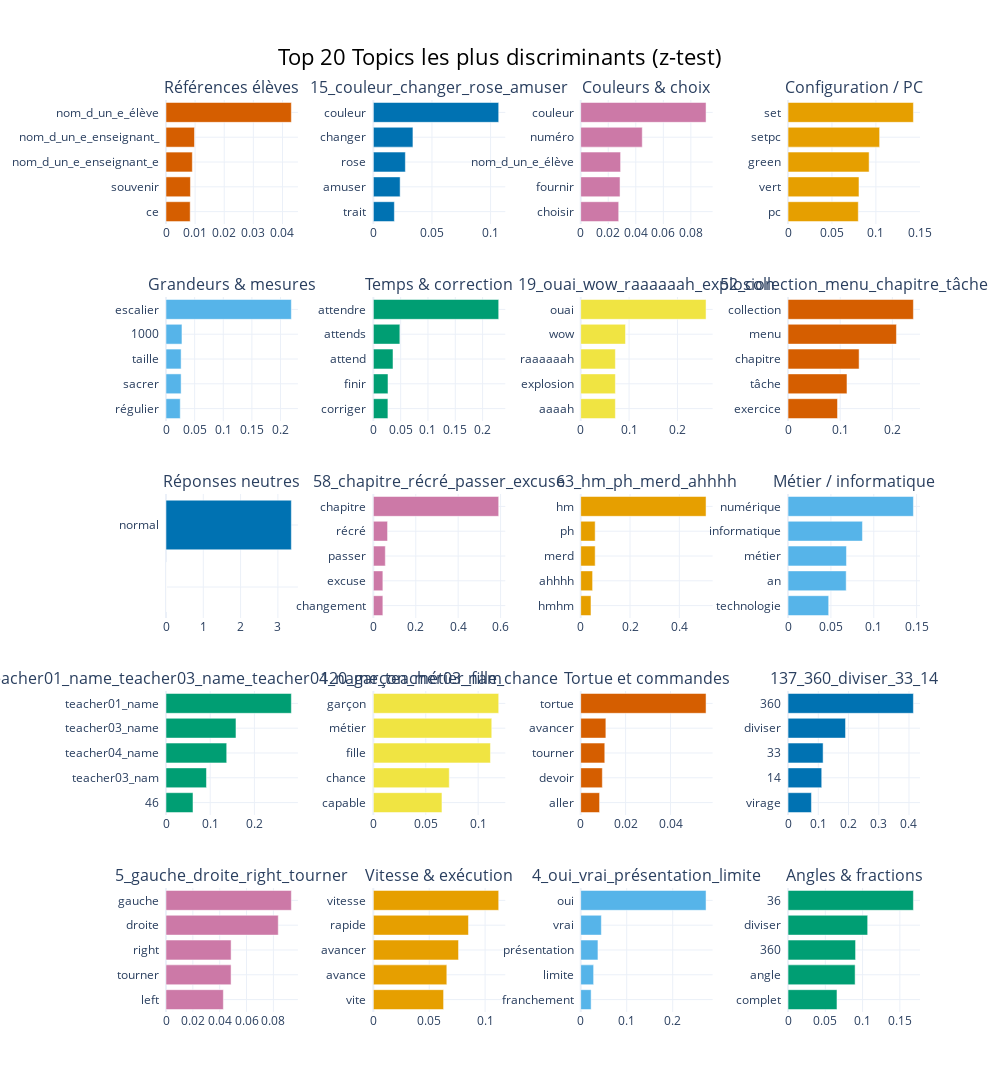

Notebook code cell kept with this figure:
### Code cell
top_z_topics = sig_df_fdr.copy()
top_z_topics['abs_z'] = top_z_topics['z_stat'].abs()
top_z_topics = top_z_topics.sort_values(by='abs_z', ascending=False).head(20)

top_topic_ids = top_z_topics['topic'].tolist()

# Mapping manuel
topic_names = {
    0: "Références élèves",
    1: "Commandes Tortue",
    2: "Réponses neutres",
    4: "Accord / Présentation",
    5: "Directions spatiales",
    14: "Correction / Attente",
    15: "Couleurs & créativité",
    19: "Interjections",
    26: "Vitesse / Mouvement",
    50: "Grandeurs & taille",
    52: "Exercices & menus",
    55: "Métier informatique",
    58: "Excuses / retards",
    63: "Expressions orales",
    72: "Références enseignants",
    73: "Configuration technique",
    80: "Choix & couleurs",
    116: "Géométrie / angle",
    120: "Profils élèves",
    137: "Rotation / 360°"
}

# Génération sécurisée des labels
custom_labels = [
    f"{topic_names.get(t, f'Topic {t}')} (z={z:.2f})"
    for t, z in zip(top_topic_ids, top_z_topics['z_stat'])
]

topic_model.visualize_barchart(
    topics=top_topic_ids,
    custom_labels=custom_labels,
    title="Top 20 Topics les plus discriminants (z-test)"
)

### Figure 1 — Plotly figure (JSON) as saved in the notebook; plotly's stock layout.template omitted (floating-point values rounded to 4 significant figures)
{"data": [{"marker": {"color": "#D55E00"}, "orientation": "h", "type": "bar", "x": [0.008308, 0.008389, 0.009042, 0.009784, 0.04305], "xaxis": "x", "y": ["ce  ", "souvenir  ", "nom_d_un_e_enseignant_e  ", "nom_d_un_e_enseignant_  ", "nom_d_un_e_élève  "], "yaxis": "y"}, {"marker": {"color": "#0072B2"}, "orientation": "h", "type": "bar", "x": [0.01793, 0.02285, 0.02731, 0.03377, 0.1069], "xaxis": "x2", "y": ["trait  ", "amuser  ", "rose  ", "changer  ", "couleur  "], "yaxis": "y2"}, {"marker": {"color": "#CC79A7"}, "orientation": "h", "type": "bar", "x": [0.02759, 0.02856, 0.02896, 0.04469, 0.09102], "xaxis": "x3", "y": ["choisir  ", "fournir  ", "nom_d_un_e_élève  ", "numéro  ", "couleur  "], "yaxis": "y3"}, {"marker": {"color": "#E69F00"}, "orientation": "h", "type": "bar", "x": [0.07997, 0.08076, 0.0923, 0.1043, 0.1427], "xaxis": "x4", "y": ["pc  ", "vert  ", "green  ", "setpc  ", "set  "], "yaxis": "y4"}, {"marker": {"color": "#56B4E9"}, "orientation": "h", "type": "bar", "x": [0.0249, 0.02639, 0.02639, 0.02787, 0.2189], "xaxis": "x5", "y": ["régulier  ", "sacrer  ", "taille  ", "1000  ", "escalier  "], "yaxis": "y5"}, {"marker": {"color": "#009E73"}, "orientation": "h", "type": "bar", "x": [0.02664, 0.0268, 0.03596, 0.04853, 0.2295], "xaxis": "x6", "y": ["corriger  ", "finir  ", "attend  ", "attends  ", "attendre  "], "yaxis": "y6"}, {"marker": {"color": "#F0E442"}, "orientation": "h", "type": "bar", "x": [0.07164, 0.07164, 0.07164, 0.09257, 0.2591], "xaxis": "x7", "y": ["aaaah  ", "explosion  ", "raaaaaah  ", "wow  ", "ouai  "], "yaxis": "y7"}, {"marker": {"color": "#D55E00"}, "orientation": "h", "type": "bar", "x": [0.09483, 0.113, 0.1362, 0.2078, 0.2404], "xaxis": "x8", "y": ["exercice  ", "tâche  ", "chapitre  ", "menu  ", "collection  "], "yaxis": "y8"}, {"marker": {"color": "#0072B2"}, "orientation": "h", "type": "bar", "x": [1e-05, 1e-05, 1e-05, 1e-05, 3.361], "xaxis": "x9", "y": ["  ", "  ", "  ", "  ", "normal  "], "yaxis": "y9"}, {"marker": {"color": "#CC79A7"}, "orientation": "h", "type": "bar", "x": [0.04484, 0.04484, 0.05639, 0.06698, 0.5911], "xaxis": "x10", "y": ["changement  ", "excuse  ", "passer  ", "récré  ", "chapitre  "], "yaxis": "y10"}, {"marker": {"color": "#E69F00"}, "orientation": "h", "type": "bar", "x": [0.04171, 0.04826, 0.05868, 0.05868, 0.5084], "xaxis": "x11", "y": ["hmhm  ", "ahhhh  ", "merd  ", "ph  ", "hm  "], "yaxis": "y11"}, {"marker": {"color": "#56B4E9"}, "orientation": "h", "type": "bar", "x": [0.0474, 0.06784, 0.06814, 0.08681, 0.1463], "xaxis": "x12", "y": ["technologie  ", "an  ", "métier  ", "informatique  ", "numérique  "], "yaxis": "y12"}, {"marker": {"color": "#009E73"}, "orientation": "h", "type": "bar", "x": [0.06105, 0.09157, 0.1374, 0.1583, 0.2836], "xaxis": "x13", "y": ["46  ", "teacher03_nam  ", "teacher04_name  ", "teacher03_name  ", "teacher01_name  "], "yaxis": "y13"}, {"marker": {"color": "#F0E442"}, "orientation": "h", "type": "bar", "x": [0.06546, 0.07242, 0.1117, 0.113, 0.1196], "xaxis": "x14", "y": ["capable  ", "chance  ", "fille  ", "métier  ", "garçon  "], "yaxis": "y14"}, {"marker": {"color": "#D55E00"}, "orientation": "h", "type": "bar", "x": [0.008406, 0.009637, 0.01072, 0.01121, 0.05583], "xaxis": "x15", "y": ["aller  ", "devoir  ", "tourner  ", "avancer  ", "tortue  "], "yaxis": "y15"}, {"marker": {"color": "#0072B2"}, "orientation": "h", "type": "bar", "x": [0.07729, 0.1114, 0.1159, 0.1901, 0.4146], "xaxis": "x16", "y": ["virage  ", "14  ", "33  ", "diviser  ", "360  "], "yaxis": "y16"}, {"marker": {"color": "#CC79A7"}, "orientation": "h", "type": "bar", "x": [0.04273, 0.04848, 0.0485, 0.08363, 0.09339], "xaxis": "x17", "y": ["left  ", "tourner  ", "right  ", "droite  ", "gauche  "], "yaxis": "y17"}, {"marker": {"color": "#E69F00"}, "orientation": "h", "type": "bar", "x": [0.06286, 0.06575, 0.07623, 0.08513, 0.1122], "xaxis": "x18", "y": ["vite  ", "avance  ", "avancer  ", "rapide  ", "vitesse  "], "yaxis": "y18"}, {"marker": {"color": "#56B4E9"}, "orientation": "h", "type": "bar", "x": [0.02264, 0.02806, 0.03747, 0.04488, 0.2724], "xaxis": "x19", "y": ["franchement  ", "limite  ", "présentation  ", "vrai  ", "oui  "], "yaxis": "y19"}, {"marker": {"color": "#009E73"}, "orientation": "h", "type": "bar", "x": [0.06566, 0.08998, 0.0906, 0.1068, 0.1682], "xaxis": "x20", "y": ["complet  ", "angle  ", "360  ", "diviser  ", "36  "], "yaxis": "y20"}], "layout": {"annotations": [{"font": {"size": 16}, "showarrow": false, "text": "Références élèves", "x": 0.0875, "xanchor": "center", "xref": "paper", "y": 1.0, "yanchor": "bottom", "yref": "paper"}, {"font": {"size": 16}, "showarrow": false, "text": "15_couleur_changer_rose_amuser", "x": 0.3625, "xanchor": "center", "xref": "paper", "y": 1.0, "yanchor": "bottom", "yref": "paper"}, {"font": {"size": 16}, "showarrow": false, "text": "Couleurs & choix", "x": 0.6375, "xanchor": "center", "xref": "paper", "y": 1.0, "yanchor": "bottom", "yref": "paper"}, {"font": {"size": 16}, "showarrow": false, "text": "Configuration / PC", "x": 0.9125, "xanchor": "center", "xref": "paper", "y": 1.0, "yanchor": "bottom", "yref": "paper"}, {"font": {"size": 16}, "showarrow": false, "text": "Grandeurs & mesures", "x": 0.0875, "xanchor": "center", "xref": "paper", "y": 0.784, "yanchor": "bottom", "yref": "paper"}, {"font": {"size": 16}, "showarrow": false, "text": "Temps & correction", "x": 0.3625, "xanchor": "center", "xref": "paper", "y": 0.784, "yanchor": "bottom", "yref": "paper"}, {"font": {"size": 16}, "showarrow": false, "text": "19_ouai_wow_raaaaaah_explosion", "x": 0.6375, "xanchor": "center", "xref": "paper", "y": 0.784, "yanchor": "bottom", "yref": "paper"}, {"font": {"size": 16}, "showarrow": false, "text": "52_collection_menu_chapitre_tâche", "x": 0.9125, "xanchor": "center", "xref": "paper", "y": 0.784, "yanchor": "bottom", "yref": "paper"}, {"font": {"size": 16}, "showarrow": false, "text": "Réponses neutres", "x": 0.0875, "xanchor": "center", "xref": "paper", "y": 0.568, "yanchor": "bottom", "yref": "paper"}, {"font": {"size": 16}, "showarrow": false, "text": "58_chapitre_récré_passer_excuse", "x": 0.3625, "xanchor": "center", "xref": "paper", "y": 0.568, "yanchor": "bottom", "yref": "paper"}, {"font": {"size": 16}, "showarrow": false, "text": "63_hm_ph_merd_ahhhh", "x": 0.6375, "xanchor": "center", "xref": "paper", "y": 0.568, "yanchor": "bottom", "yref": "paper"}, {"font": {"size": 16}, "showarrow": false, "text": "Métier / informatique", "x": 0.9125, "xanchor": "center", "xref": "paper", "y": 0.568, "yanchor": "bottom", "yref": "paper"}, {"font": {"size": 16}, "showarrow": false, "text": "72_teacher01_name_teacher03_name_teacher04_name_teacher03_nam", "x": 0.0875, "xanchor": "center", "xref": "paper", "y": 0.352, "yanchor": "bottom", "yref": "paper"}, {"font": {"size": 16}, "showarrow": false, "text": "120_garçon_métier_fille_chance", "x": 0.3625, "xanchor": "center", "xref": "paper", "y": 0.352, "yanchor": "bottom", "yref": "paper"}, {"font": {"size": 16}, "showarrow": false, "text": "Tortue et commandes", "x": 0.6375, "xanchor": "center", "xref": "paper", "y": 0.352, "yanchor": "bottom", "yref": "paper"}, {"font": {"size": 16}, "showarrow": false, "text": "137_360_diviser_33_14", "x": 0.9125, "xanchor": "center", "xref": "paper", "y": 0.352, "yanchor": "bottom", "yref": "paper"}, {"font": {"size": 16}, "showarrow": false, "text": "5_gauche_droite_right_tourner", "x": 0.0875, "xanchor": "center", "xref": "paper", "y": 0.136, "yanchor": "bottom", "yref": "paper"}, {"font": {"size": 16}, "showarrow": false, "text": "Vitesse & exécution", "x": 0.3625, "xanchor": "center", "xref": "paper", "y": 0.136, "yanchor": "bottom", "yref": "paper"}, {"font": {"size": 16}, "showarrow": false, "text": "4_oui_vrai_présentation_limite", "x": 0.6375, "xanchor": "center", "xref": "paper", "y": 0.136, "yanchor": "bottom", "yref": "paper"}, {"font": {"size": 16}, "showarrow": false, "text": "Angles & fractions", "x": 0.9125, "xanchor": "center", "xref": "paper", "y": 0.136, "yanchor": "bottom", "yref": "paper"}], "height": 1250, "hoverlabel": {"bgcolor": "white", "font": {"family": "Rockwell", "size": 16}}, "showlegend": false, "title": {"font": {"color": "Black", "size": 22}, "text": "Top 20 Topics les plus discriminants (z-test)", "x": 0.5, "xanchor": "center", "yanchor": "top"}, "width": 1000, "xaxis": {"anchor": "y", "domain": [0, 0.175], "showgrid": true}, "xaxis10": {"anchor": "y10", "domain": [0.275, 0.45], "showgrid": true}, "xaxis11": {"anchor": "y11", "domain": [0.55, 0.725], "showgrid": true}, "xaxis12": {"anchor": "y12", "domain": [0.825, 1], "showgrid": true}, "xaxis13": {"anchor": "y13", "domain": [0, 0.175], "showgrid": true}, "xaxis14": {"anchor": "y14", "domain": [0.275, 0.45], "showgrid": true}, "xaxis15": {"anchor": "y15", "domain": [0.55, 0.725], "showgrid": true}, "xaxis16": {"anchor": "y16", "domain": [0.825, 1], "showgrid": true}, "xaxis17": {"anchor": "y17", "domain": [0, 0.175], "showgrid": true}, "xaxis18": {"anchor": "y18", "domain": [0.275, 0.45], "showgrid": true}, "xaxis19": {"anchor": "y19", "domain": [0.55, 0.725], "showgrid": true}, "xaxis2": {"anchor": "y2", "domain": [0.275, 0.45], "showgrid": true}, "xaxis20": {"anchor": "y20", "domain": [0.825, 1], "showgrid": true}, "xaxis3": {"anchor": "y3", "domain": [0.55, 0.725], "showgrid": true}, "xaxis4": {"anchor": "y4", "domain": [0.825, 1], "showgrid": true}, "xaxis5": {"anchor": "y5", "domain": [0, 0.175], "showgrid": true}, "xaxis6": {"anchor": "y6", "domain": [0.275, 0.45], "showgrid": true}, "xaxis7": {"anchor": "y7", "domain": [0.55, 0.725], "showgrid": true}, "xaxis8": {"anchor": "y8", "domain": [0.825, 1], "showgrid": true}, "xaxis9": {"anchor": "y9", "domain": [0, 0.175], "showgrid": true}, "yaxis": {"anchor": "x", "domain": [0.864, 1.0], "showgrid": true}, "yaxis10": {"anchor": "x10", "domain": [0.432, 0.568], "showgrid": true}, "yaxis11": {"anchor": "x11", "domain": [0.432, 0.568], "showgrid": true}, "yaxis12": {"anchor": "x12", "domain": [0.432, 0.568], "showgrid": true}, "yaxis13": {"anchor": "x13", "domain": [0.216, 0.352], "showgrid": true}, "yaxis14": {"anchor": "x14", "domain": [0.216, 0.352], "showgrid": true}, "yaxis15": {"anchor": "x15", "domain": [0.216, 0.352], "showgrid": true}, "yaxis16": {"anchor": "x16", "domain": [0.216, 0.352], "showgrid": true}, "yaxis17": {"anchor": "x17", "domain": [0, 0.136], "showgrid": true}, "yaxis18": {"anchor": "x18", "domain": [0, 0.136], "showgrid": true}, "yaxis19": {"anchor": "x19", "domain": [0, 0.136], "showgrid": true}, "yaxis2": {"anchor": "x2", "domain": [0.864, 1.0], "showgrid": true}, "yaxis20": {"anchor": "x20", "domain": [0, 0.136], "showgrid": true}, "yaxis3": {"anchor": "x3", "domain": [0.864, 1.0], "showgrid": true}, "yaxis4": {"anchor": "x4", "domain": [0.864, 1.0], "showgrid": true}, "yaxis5": {"anchor": "x5", "domain": [0.648, 0.784], "showgrid": true}, "yaxis6": {"anchor": "x6", "domain": [0.648, 0.784], "showgrid": true}, "yaxis7": {"anchor": "x7", "domain": [0.648, 0.784], "showgrid": true}, "yaxis8": {"anchor": "x8", "domain": [0.648, 0.784], "showgrid": true}, "yaxis9": {"anchor": "x9", "domain": [0.432, 0.568], "showgrid": true}}}
